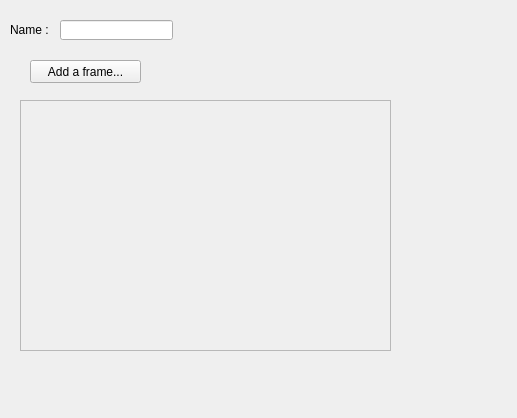
<?xml version="1.0" encoding="UTF-8"?>
<ui version="4.0">
 <class>SpriteWidget</class>
 <widget class="QWidget" name="SpriteWidget">
  <property name="geometry">
   <rect>
    <x>0</x>
    <y>0</y>
    <width>517</width>
    <height>418</height>
   </rect>
  </property>
  <property name="windowTitle">
   <string>Form</string>
  </property>
  <widget class="QPushButton" name="btn_add_frame">
   <property name="geometry">
    <rect>
     <x>30</x>
     <y>60</y>
     <width>111</width>
     <height>23</height>
    </rect>
   </property>
   <property name="text">
    <string>Add a frame...</string>
   </property>
  </widget>
  <widget class="QScrollArea" name="sa_frames">
   <property name="geometry">
    <rect>
     <x>20</x>
     <y>100</y>
     <width>371</width>
     <height>251</height>
    </rect>
   </property>
   <property name="widgetResizable">
    <bool>true</bool>
   </property>
   <widget class="QWidget" name="scrollAreaWidgetContents">
    <property name="geometry">
     <rect>
      <x>0</x>
      <y>0</y>
      <width>369</width>
      <height>249</height>
     </rect>
    </property>
   </widget>
  </widget>
  <widget class="QLabel" name="lbl_name">
   <property name="geometry">
    <rect>
     <x>10</x>
     <y>20</y>
     <width>46</width>
     <height>20</height>
    </rect>
   </property>
   <property name="text">
    <string>Name :</string>
   </property>
  </widget>
  <widget class="QLineEdit" name="le_name">
   <property name="geometry">
    <rect>
     <x>60</x>
     <y>20</y>
     <width>113</width>
     <height>20</height>
    </rect>
   </property>
  </widget>
 </widget>
 <resources/>
 <connections/>
</ui>
